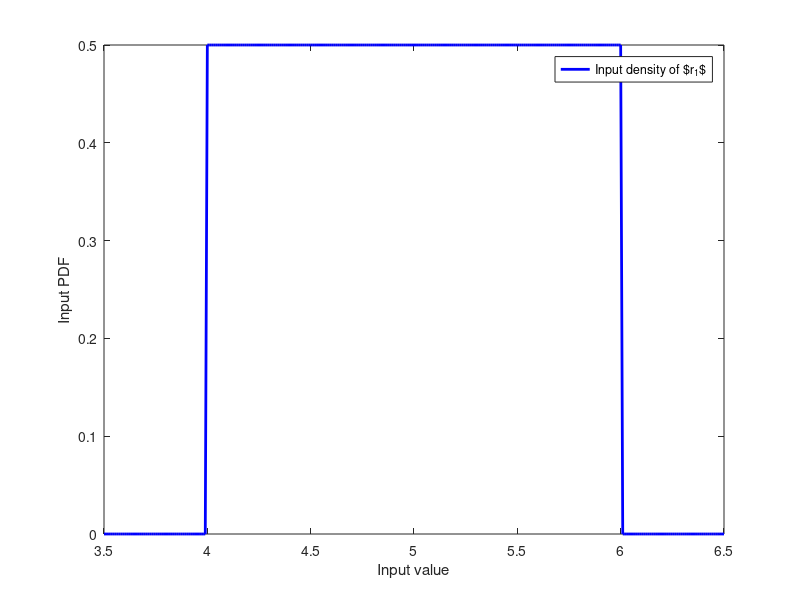

Source code (MATLAB): (Note: this script raises an error after producing the figure.)
%% Create input density plot for LorenzRV with r_1 Beta and r_2 Gamma distributed
clear; clc;
% generalized support
a=4;
b=6;
xrangeUniform = a-0.5:0.01:b+0.5;
%% Plot input density of r_1
fig1 = figure(1)
l1 = plot(xrangeUniform, unifpdf(xrangeUniform,a,b),'b','LineWidth',2,'MarkerSize',2,'MarkerEdgeColor','b','MarkerFaceColor','b');
xlabel('Input value');
ylabel('Input PDF');
ax.FontSize = 12;
ax.Interpreter = 'latex';
leg = legend([l1],{'Input density of $r_1$'});
leg.Interpreter = 'latex';
leg.FontSize= 12;
leg.Location = 'Northeast';
set(gca,'FontSize',12);
ylim([0 0.7])
savefig(fig1,'inputPDF_uniform46.fig');
saveas(fig1,'inputPDF_uniform46.eps','epsc');